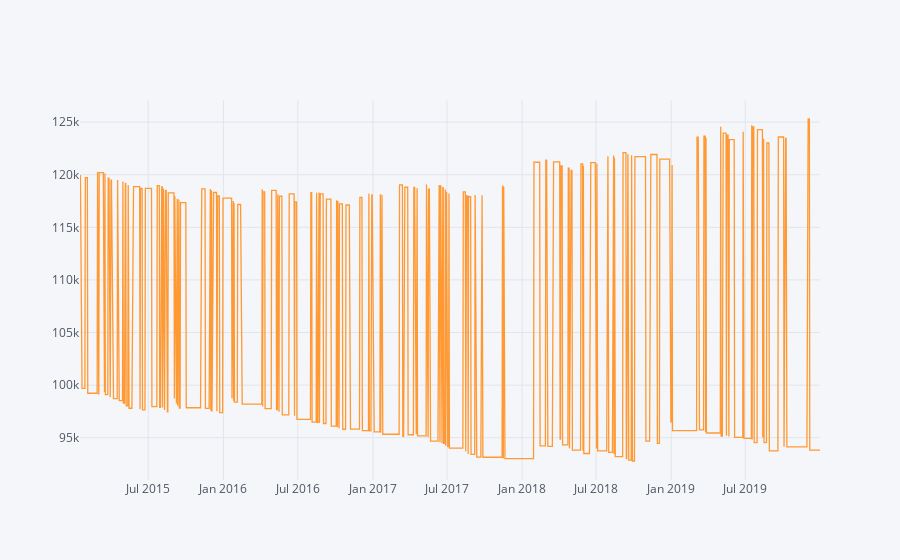

Notebook source saved alongside this figure:
### Code cell
spy['balance'].iplot(kind='line')

### Figure 1 — Plotly figure (JSON) as saved in the notebook; plotly's stock layout.template omitted (floating-point values rounded to 4 significant figures; data arrays with more than 128 entries replaced by an {"elided": "..."} marker saying what was removed)
{"data": [{"line": {"color": "rgba(255, 153, 51, 1.0)", "dash": "solid", "shape": "linear", "width": 1.3}, "mode": "lines", "name": "balance", "text": "", "type": "scatter", "x": {"elided": "1249 str values"}, "y": {"elided": "1249 float values"}}], "layout": {"legend": {"bgcolor": "#F5F6F9", "font": {"color": "#4D5663"}}, "paper_bgcolor": "#F5F6F9", "plot_bgcolor": "#F5F6F9", "title": {"font": {"color": "#4D5663"}}, "xaxis": {"gridcolor": "#E1E5ED", "showgrid": true, "tickfont": {"color": "#4D5663"}, "title": {"font": {"color": "#4D5663"}, "text": ""}, "zerolinecolor": "#E1E5ED"}, "yaxis": {"gridcolor": "#E1E5ED", "showgrid": true, "tickfont": {"color": "#4D5663"}, "title": {"font": {"color": "#4D5663"}, "text": ""}, "zerolinecolor": "#E1E5ED"}}}
